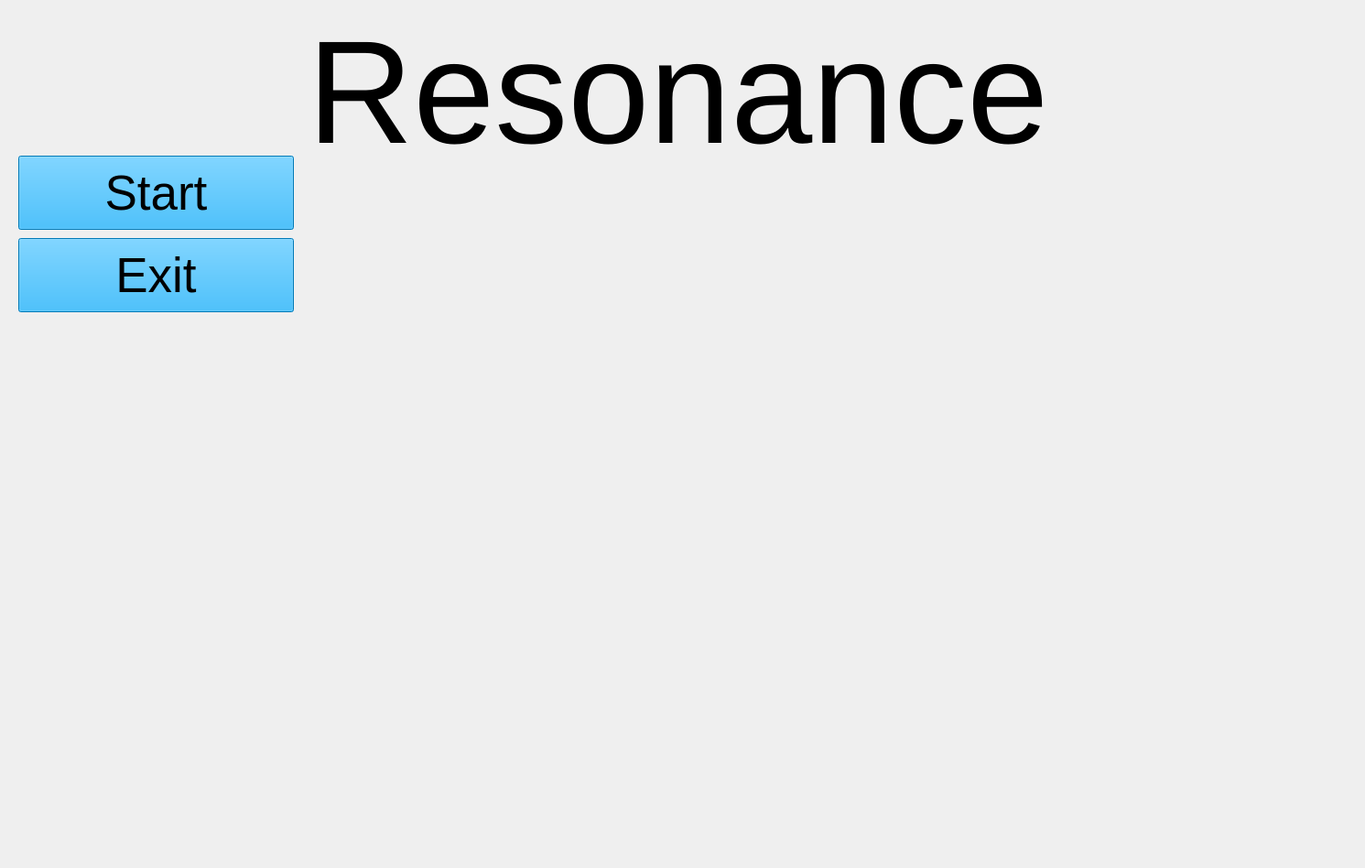
<?xml version="1.0" encoding="UTF-8"?>
<ui version="4.0">
 <class>MainWindow</class>
 <widget class="QMainWindow" name="MainWindow">
  <property name="geometry">
   <rect>
    <x>0</x>
    <y>0</y>
    <width>1491</width>
    <height>948</height>
   </rect>
  </property>
  <property name="windowTitle">
   <string>Resonance</string>
  </property>
  <widget class="QWidget" name="centralwidget">
   <widget class="QLabel" name="lbl_player">
    <property name="geometry">
     <rect>
      <x>80</x>
      <y>600</y>
      <width>421</width>
      <height>311</height>
     </rect>
    </property>
    <property name="text">
     <string/>
    </property>
    <property name="pixmap">
     <pixmap>../images/character_bottom_5.png</pixmap>
    </property>
    <property name="scaledContents">
     <bool>true</bool>
    </property>
   </widget>
   <widget class="QLabel" name="lbl_backround">
    <property name="geometry">
     <rect>
      <x>0</x>
      <y>0</y>
      <width>1491</width>
      <height>961</height>
     </rect>
    </property>
    <property name="text">
     <string/>
    </property>
    <property name="pixmap">
     <pixmap>../images/startscreen_backround.png</pixmap>
    </property>
    <property name="scaledContents">
     <bool>true</bool>
    </property>
   </widget>
   <widget class="QLabel" name="lbl_title">
    <property name="geometry">
     <rect>
      <x>170</x>
      <y>20</y>
      <width>1141</width>
      <height>161</height>
     </rect>
    </property>
    <property name="font">
     <font>
      <pointsize>120</pointsize>
     </font>
    </property>
    <property name="styleSheet">
     <string notr="true"/>
    </property>
    <property name="text">
     <string>Resonance</string>
    </property>
    <property name="alignment">
     <set>Qt::AlignmentFlag::AlignCenter</set>
    </property>
   </widget>
   <widget class="QLabel" name="lbl_arrow1">
    <property name="geometry">
     <rect>
      <x>500</x>
      <y>620</y>
      <width>321</width>
      <height>91</height>
     </rect>
    </property>
    <property name="text">
     <string/>
    </property>
    <property name="pixmap">
     <pixmap>../images/minecraft_arrow.png</pixmap>
    </property>
    <property name="scaledContents">
     <bool>true</bool>
    </property>
   </widget>
   <widget class="QLabel" name="lbl_arrow2">
    <property name="geometry">
     <rect>
      <x>700</x>
      <y>790</y>
      <width>321</width>
      <height>91</height>
     </rect>
    </property>
    <property name="text">
     <string/>
    </property>
    <property name="pixmap">
     <pixmap>../images/minecraft_arrow.png</pixmap>
    </property>
    <property name="scaledContents">
     <bool>true</bool>
    </property>
   </widget>
   <widget class="QLabel" name="label">
    <property name="geometry">
     <rect>
      <x>990</x>
      <y>370</y>
      <width>451</width>
      <height>611</height>
     </rect>
    </property>
    <property name="text">
     <string/>
    </property>
    <property name="pixmap">
     <pixmap>../images/final_boss.png</pixmap>
    </property>
    <property name="scaledContents">
     <bool>true</bool>
    </property>
   </widget>
   <widget class="QPushButton" name="btn_start">
    <property name="geometry">
     <rect>
      <x>20</x>
      <y>170</y>
      <width>301</width>
      <height>81</height>
     </rect>
    </property>
    <property name="font">
     <font>
      <pointsize>40</pointsize>
     </font>
    </property>
    <property name="styleSheet">
     <string notr="true">background-color: rgb(0, 170, 255);</string>
    </property>
    <property name="text">
     <string>Start</string>
    </property>
   </widget>
   <widget class="QPushButton" name="btn_exit">
    <property name="geometry">
     <rect>
      <x>20</x>
      <y>260</y>
      <width>301</width>
      <height>81</height>
     </rect>
    </property>
    <property name="font">
     <font>
      <pointsize>40</pointsize>
     </font>
    </property>
    <property name="styleSheet">
     <string notr="true">background-color: rgb(0, 170, 255);</string>
    </property>
    <property name="text">
     <string>Exit</string>
    </property>
   </widget>
   <zorder>lbl_backround</zorder>
   <zorder>lbl_player</zorder>
   <zorder>lbl_title</zorder>
   <zorder>lbl_arrow1</zorder>
   <zorder>lbl_arrow2</zorder>
   <zorder>label</zorder>
   <zorder>btn_start</zorder>
   <zorder>btn_exit</zorder>
  </widget>
 </widget>
 <resources/>
 <connections>
  <connection>
   <sender>btn_start</sender>
   <signal>clicked()</signal>
   <receiver>MainWindow</receiver>
   <slot>btn_start_a()</slot>
   <hints>
    <hint type="sourcelabel">
     <x>187</x>
     <y>240</y>
    </hint>
    <hint type="destinationlabel">
     <x>1490</x>
     <y>387</y>
    </hint>
   </hints>
  </connection>
  <connection>
   <sender>btn_exit</sender>
   <signal>clicked()</signal>
   <receiver>MainWindow</receiver>
   <slot>btn_exit_a()</slot>
   <hints>
    <hint type="sourcelabel">
     <x>286</x>
     <y>313</y>
    </hint>
    <hint type="destinationlabel">
     <x>1490</x>
     <y>272</y>
    </hint>
   </hints>
  </connection>
 </connections>
 <slots>
  <slot>btn_start_a()</slot>
  <slot>btn_exit_a()</slot>
 </slots>
</ui>
